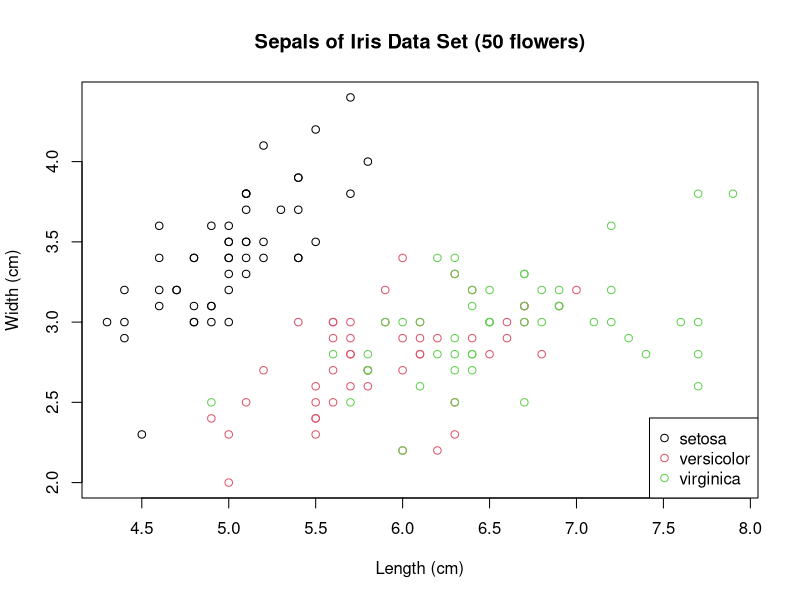
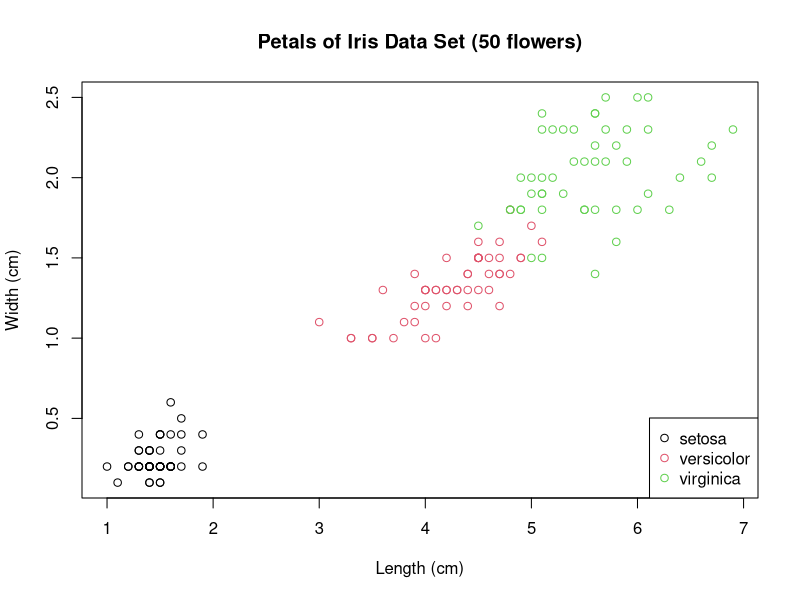

Reproduce these figures in R, in order.
## ---- chunk 1
str(iris)
head(iris)
summary(iris)
## ---- chunk 2
plot(iris$Sepal.Length, iris$Sepal.Width, col=iris$Species, main="Sepals of Iris Data Set (50 flowers)", xlab="Length (cm)", ylab="Width (cm)")
legend("bottomright", levels(iris$Species), pch=1, col=unique(iris$Species))

plot(iris$Petal.Length, iris$Petal.Width, col=iris$Species, main="Petals of Iris Data Set (50 flowers)", xlab="Length (cm)", ylab="Width (cm)")
legend("bottomright", levels(iris$Species), pch=1, col=unique(iris$Species))
